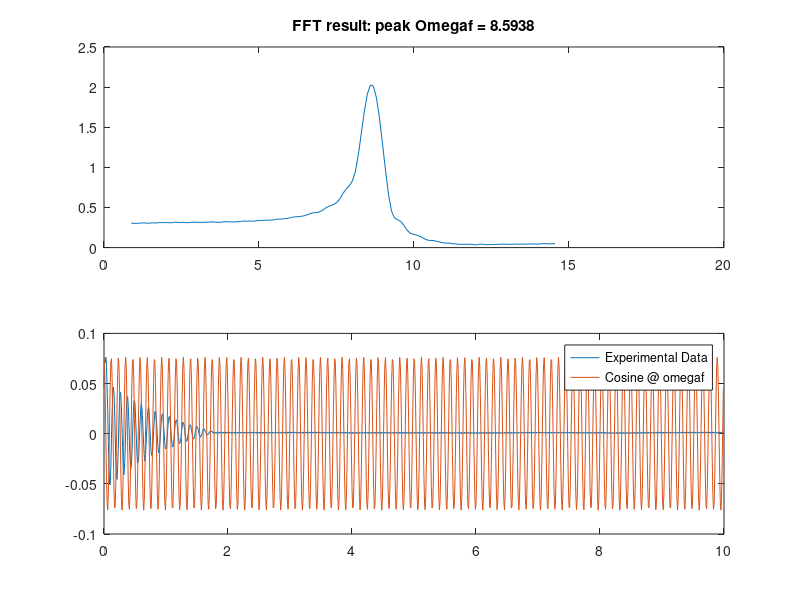

This figure's MATLAB source:
% Frequency Extractor
% Perform fourier transform on a vector of data and extract
% the dominant freqeuncy, plot the data and a simulated cosine wave at
% the detected frequency for visual comparison

% Assume two files of 1000 points each are saved.  Concatenate these two
% files to produce a vector theta that has 2000 points to use in FFT
load('GroupDProjectBAfterFrontTop2.mat')
theta=Trace_1(1:end,2);
deltat=Trace_1(2,1)-Trace_1(1,1);
t(1)=0;
for i=2:size(theta,1)
    t(i)=t(i-1)+deltat;
end
%  plot(t,theta)
%  return
pow=10;
N=2^pow; % This means 2048 data points 

samplerate=1/deltat;
f=samplerate*(0:(N/2))/N; %associated frequency vector
y=fft(theta);
clf;
subplot(2,1,1);
plot(f(10:150),abs(y(10:150))); % I am only plotting the first 80 frequencies
% for the DAP2 apparatus.  The ski, however, may have frequencies higher
% than the first 80, so you may need to change this number when analyzing
% ski data
[m,k]=max(abs(y(10:150)));
omegaf=f(k+9);
title(['FFT result: peak Omegaf = ',num2str(omegaf)]);
subplot(2,1,2);
plot(t,theta,t,max(theta)*cos(omegaf*2*pi*t));
legend('Experimental Data', 'Cosine @ omegaf')